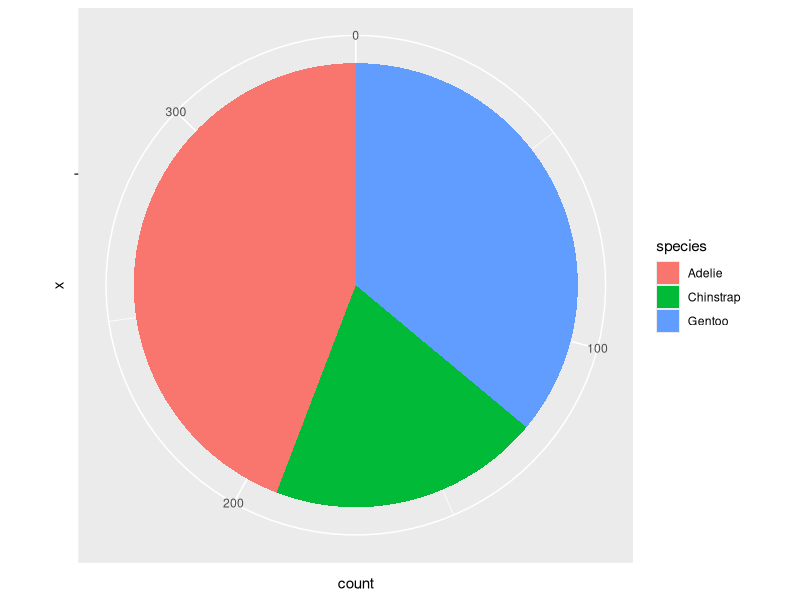
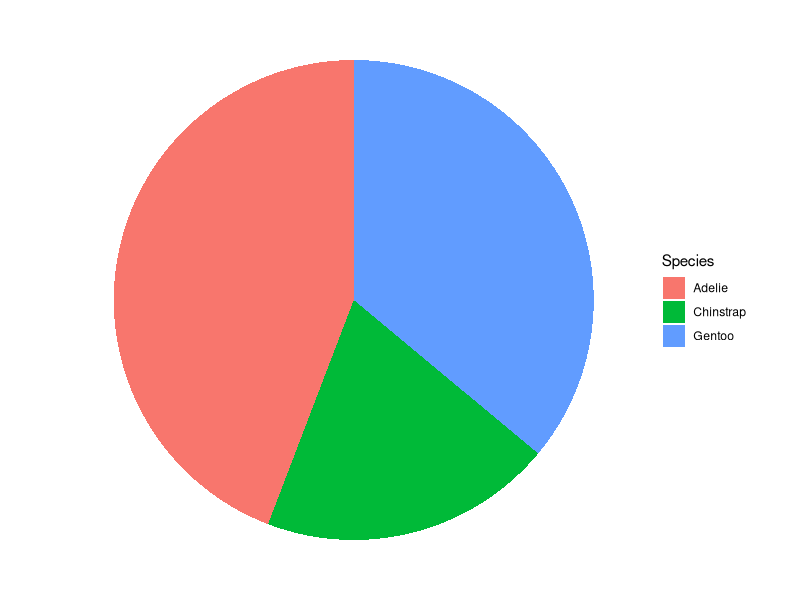

These charts were generated, in order, by the following R code:

            library(ggplot2)
            library(palmerpenguins)
            built_answer <- tryCatch(
                {
                    set.seed(42)
                    ggplot(penguins, aes(x = "", fill = species)) + geom_bar() + coord_polar(theta = "y")
                    suppressWarnings(
                        if (!file.exists("/sandbox/figures/species_count_pie_coord_polar_answer.png")) {
                            ggsave(
                                width = 3,
                                height = 3,
                                "/sandbox/figures/species_count_pie_coord_polar_answer.png"
                            )
                        }
                    )
                    suppressWarnings(
                        ggplot_build(last_plot())
                    )
                },
                error = function(e) {
                    'ERROR'
                }
            )
            built_submission <- tryCatch(
                {
                    set.seed(42)
                    library(palmerpenguins)
library(ggplot2)

ggplot(penguins, aes(x = "", fill = species)) +
  geom_bar() +
  coord_polar(theta = "y") +
  theme_void() +
  labs(fill = "Species")
                    suppressWarnings(
                        ggsave(
                            width = 3,
                            height = 3,
                            "figures/species_count_pie_coord_polar_submission_phi4mini.png"
                        )
                    )
                    suppressWarnings(
                        ggplot_build(last_plot())
                    )
                },
                error = function(e) {
                    'ERROR'
                }
            )
            cat(isTRUE(all.equal(built_answer, built_submission)))
        
